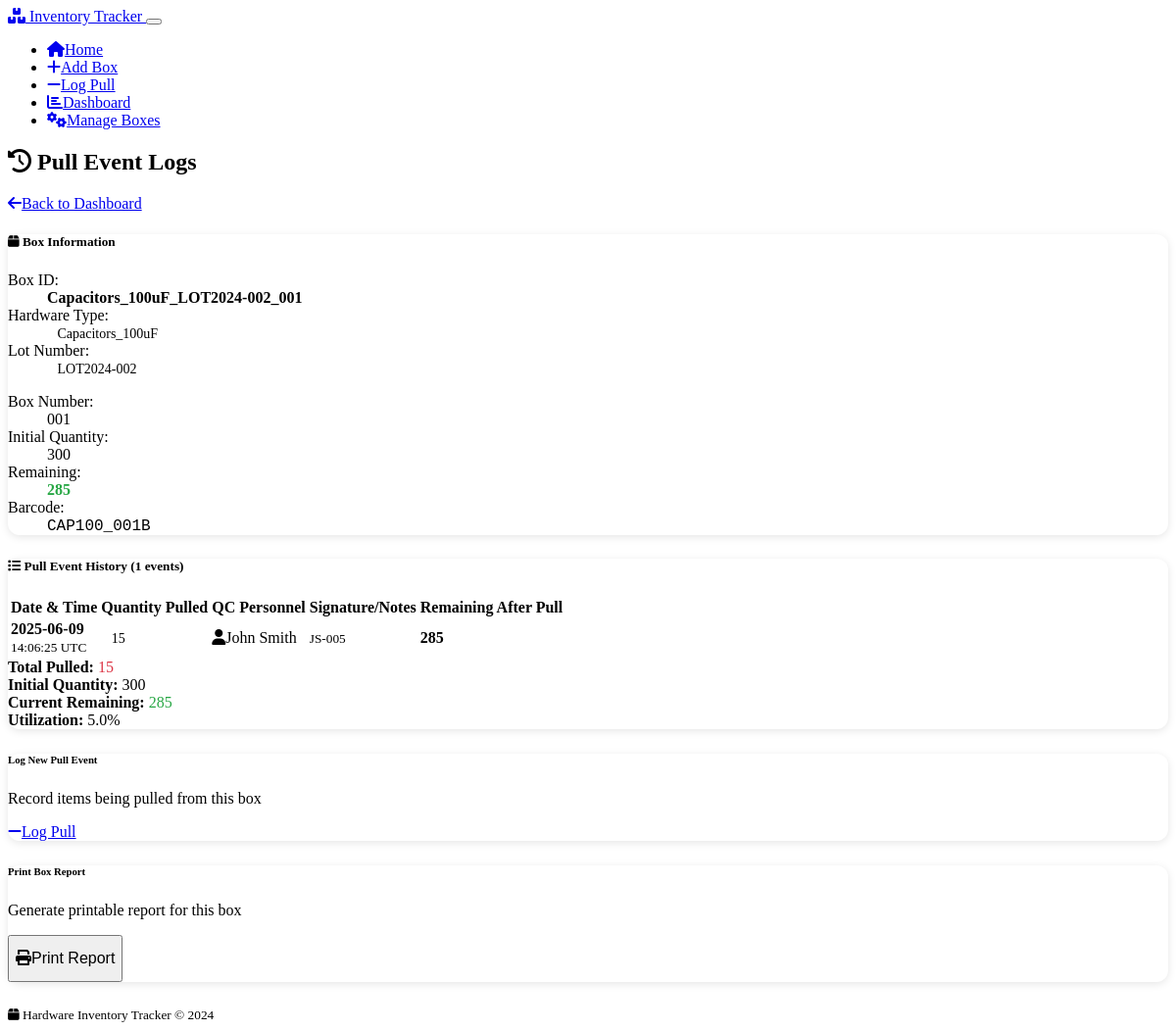
/box_logs/5, run on the app's committed database.
### models.py (models this page shows, shortened)
class Box(db.Model):
    __tablename__ = 'boxes'
    id = db.Column(db.Integer, primary_key=True)
    box_id = db.Column(db.String(200), unique=True, nullable=False)  # Generated from Type_Lot_Box
    hardware_type_id = db.Column(db.Integer, db.ForeignKey('hardware_types.id'), nullable=False)
    lot_number_id = db.Column(db.Integer, db.ForeignKey('lot_numbers.id'), nullable=False)
    box_number = db.Column(db.String(50), nullable=False)
    initial_quantity = db.Column(db.Integer, nullable=False)
    remaining_quantity = db.Column(db.Integer, nullable=False)
    barcode = db.Column(db.String(100), unique=True, nullable=False)
    created_at = db.Column(db.DateTime, default=lambda: datetime.now(timezone.utc))
    hardware_type = db.relationship('HardwareType', backref='boxes')
    lot_number = db.relationship('LotNumber', backref='boxes')

class HardwareType(db.Model):
    __tablename__ = 'hardware_types'
    id = db.Column(db.Integer, primary_key=True)
    name = db.Column(db.String(100), unique=True, nullable=False)
    created_at = db.Column(db.DateTime, default=lambda: datetime.now(timezone.utc))

class LotNumber(db.Model):
    __tablename__ = 'lot_numbers'
    id = db.Column(db.Integer, primary_key=True)
    name = db.Column(db.String(100), unique=True, nullable=False)
    created_at = db.Column(db.DateTime, default=lambda: datetime.now(timezone.utc))

class PullEvent(db.Model):
    __tablename__ = 'pull_events'
    id = db.Column(db.Integer, primary_key=True)
    box_id = db.Column(db.Integer, db.ForeignKey('boxes.id'), nullable=False)
    quantity_pulled = db.Column(db.Integer, nullable=False)
    qc_personnel = db.Column(db.String(100), nullable=False)
    signature = db.Column(db.String(200))
    timestamp = db.Column(db.DateTime, default=lambda: datetime.now(timezone.utc))
    box = db.relationship('Box', backref='pull_events')

### app.py (the view)
@app.route('/box_logs/<int:box_id>')
def box_logs(box_id):
    box = Box.query.get_or_404(box_id)
    hardware_type = HardwareType.query.get(box.hardware_type_id)
    lot_number = LotNumber.query.get(box.lot_number_id)
    pull_events = PullEvent.query.filter_by(box_id=box_id)\
                                .order_by(PullEvent.timestamp.desc()).all()
    return render_template('box_logs.html',
                         box=box,
                         hardware_type=hardware_type,
                         lot_number=lot_number,
                         pull_events=pull_events)

### templates/box_logs.html (shortened to what this page needs)
{% extends "base.html" %}
{% block content %}
<div class="d-flex justify-content-between align-items-center mb-4">
    <h2>
        <i class="fas fa-history me-2"></i>
        Pull Event Logs
    </h2>
    <a href="{{ url_for('dashboard') }}" class="btn btn-secondary">
        <i class="fas fa-arrow-left me-1"></i>Back to Dashboard
    </a>
</div>
<div class="card mb-4">
    <div class="card-header bg-info text-white">
        <h5 class="mb-0">
            <i class="fas fa-box me-2"></i>
            Box Information
        </h5>
    </div>
    <div class="card-body">
        <div class="row">
            <div class="col-md-6">
                <dl class="row">
                    <dt class="col-sm-4">Box ID:</dt>
                    <dd class="col-sm-8"><strong>{{ box.box_id }}</strong></dd>
                    <dt class="col-sm-4">Hardware Type:</dt>
                    <dd class="col-sm-8">
                        <span class="badge bg-primary">{{ hardware_type.name }}</span>
                    </dd>
                    <dt class="col-sm-4">Lot Number:</dt>
                    <dd class="col-sm-8">
                        <span class="badge bg-info">{{ lot_number.name }}</span>
                    </dd>
                </dl>
            </div>
            <div class="col-md-6">
                <dl class="row">
                    <dt class="col-sm-4">Box Number:</dt>
                    <dd class="col-sm-8">{{ box.box_number }}</dd>
                    <dt class="col-sm-4">Initial Quantity:</dt>
                    <dd class="col-sm-8">{{ box.initial_quantity }}</dd>
                    <dt class="col-sm-4">Remaining:</dt>
                    <dd class="col-sm-8">
                        <strong class="{{ 'text-danger' if box.remaining_quantity == 0 else 'text-warning' if box.remaining_quantity < 10 else 'text-success' }}">
                            {{ box.remaining_quantity }}
                        </strong>
                    </dd>
                    <dt class="col-sm-4">Barcode:</dt>
                    <dd class="col-sm-8">
                        <code>{{ box.barcode }}</code>
                    </dd>
                </dl>
            </div>
        </div>
    </div>
</div>
<div class="card">
    <div class="card-header">
        <h5 class="mb-0">
            <i class="fas fa-list me-2"></i>
            Pull Event History ({{ pull_events|length }} events)
        </h5>
    </div>
    <div class="card-body p-0">
        {% if pull_events %}
        <div class="table-responsive">
            <table class="table table-hover mb-0">
                <thead class="table-dark">
                    <tr>
                        <th>Date & Time</th>
                        <th>Quantity Pulled</th>
                        <th>QC Personnel</th>
                        <th>Signature/Notes</th>
                        <th>Remaining After Pull</th>
                    </tr>
                </thead>
                <tbody>
                    {% for event in pull_events %}
                    <tr>
                        <td>
                            <div>
                                <strong>{{ event.timestamp.strftime('%Y-%m-%d') }}</strong>
                            </div>
                            <small class="text-muted">{{ event.timestamp.strftime('%H:%M:%S UTC') }}</small>
                        </td>
                        <td>
                            <span class="badge bg-warning">{{ event.quantity_pulled }}</span>
                        </td>
                        <td>
                            <i class="fas fa-user me-1"></i>{{ event.qc_personnel }}
                        </td>
                        <td>
                            {% if event.signature %}
                                <small>{{ event.signature }}</small>
                            {% else %}
                                <small class="text-muted">No signature</small>
                            {% endif %}
                        </td>
                        <td>
                            {% set remaining_at_pull = box.remaining_quantity %}
                            {% for later_event in pull_events %}
                                {% if later_event.timestamp > event.timestamp %}
                                    {% set remaining_at_pull = remaining_at_pull + later_event.quantity_pulled %}
                                {% endif %}
                            {% endfor %}
                            <strong>{{ remaining_at_pull }}</strong>
                        </td>
                    </tr>
                    {% endfor %}
                </tbody>
            </table>
        </div>
        <div class="card-footer bg-light">
            <div class="row text-center">
                <div class="col-md-3">
                    <strong>Total Pulled:</strong>
                    <span class="text-danger">{{ pull_events|sum(attribute='quantity_pulled') }}</span>
                </div>
                <div class="col-md-3">
                    <strong>Initial Quantity:</strong>
                    <span class="text-info">{{ box.initial_quantity }}</span>
                </div>
                <div class="col-md-3">
                    <strong>Current Remaining:</strong>
                    <span class="text-success">{{ box.remaining_quantity }}</span>
                </div>
                <div class="col-md-3">
                    <strong>Utilization:</strong>
                    <span class="text-primary">
                        {{ "%.1f"|format(((box.initial_quantity - box.remaining_quantity) / box.initial_quantity * 100)) }}%
                    </span>
                </div>
            </div>
        </div>
        {% endif %}
    </div>
</div>
<div class="row mt-4">
    <div class="col-md-6">
        <div class="card">
            <div class="card-body text-center">
                <h6 class="card-title">Log New Pull Event</h6>
                <p class="card-text">Record items being pulled from this box</p>
                <a href="{{ url_for('log_pull') }}?barcode={{ box.barcode }}" class="btn btn-warning">
                    <i class="fas fa-minus me-1"></i>Log Pull
                </a>
            </div>
        </div>
    </div>
    <div class="col-md-6">
        <div class="card">
            <div class="card-body text-center">
                <h6 class="card-title">Print Box Report</h6>
                <p class="card-text">Generate printable report for this box</p>
                <button onclick="window.print()" class="btn btn-secondary">
                    <i class="fas fa-print me-1"></i>Print Report
                </button>
            </div>
        </div>
    </div>
</div>
{% endblock %}

### static/css/custom.css (style rules this page uses)
body { font-size: 16px; }
.btn { min-height: 48px; font-size: 16px; }
.card { border-radius: 12px; box-shadow: 0 2px 8px rgba(0, 0, 0, 0.1); margin-bottom: 1.5rem; }
.card-header { border-radius: 12px 12px 0 0 !important; font-weight: 600; }
.table-responsive { border-radius: 8px; }
.badge { font-size: 0.875em; padding: 0.5em 0.75em; }
.text-success { color: #28a745 !important; }
.text-danger { color: #dc3545 !important; }

### data on the page
Box: box_id "Capacitors_100uF_LOT2024-002_001", box_number "001", initial_quantity "300", remaining_quantity "285", barcode "CAP100_001B", initial_quantity+remaining_quantity "5.0"
HardwareType: name "Capacitors_100uF"
LotNumber: name "LOT2024-002"
PullEvent: timestamp "2025-06-09", timestamp "14:06:25 UTC", quantity_pulled "15", qc_personnel "John Smith", signature "JS-005"

### other printed values
{{ pull_events|length }} "1"
{{ pull_events|sum(attribute='quantity_pulled') }} "15"
{{ moment().format('YYYY') if moment else '2024' }} "2024"
